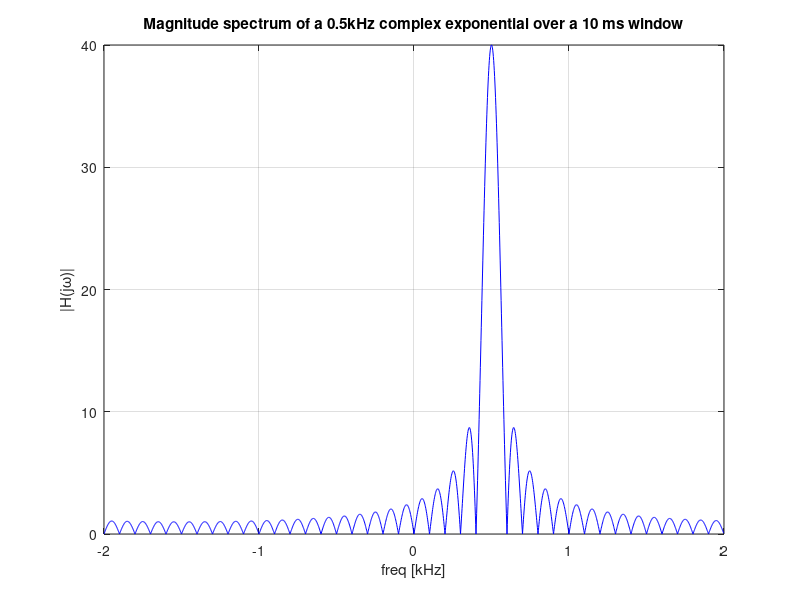
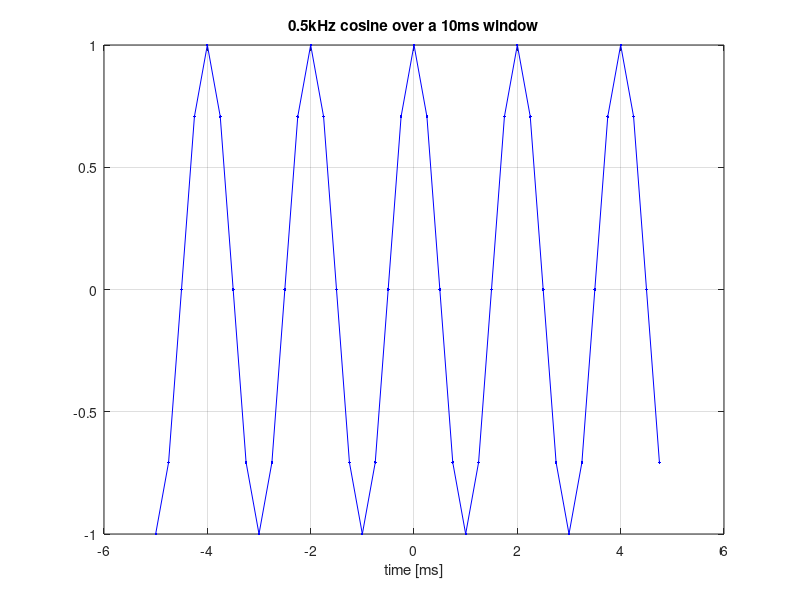
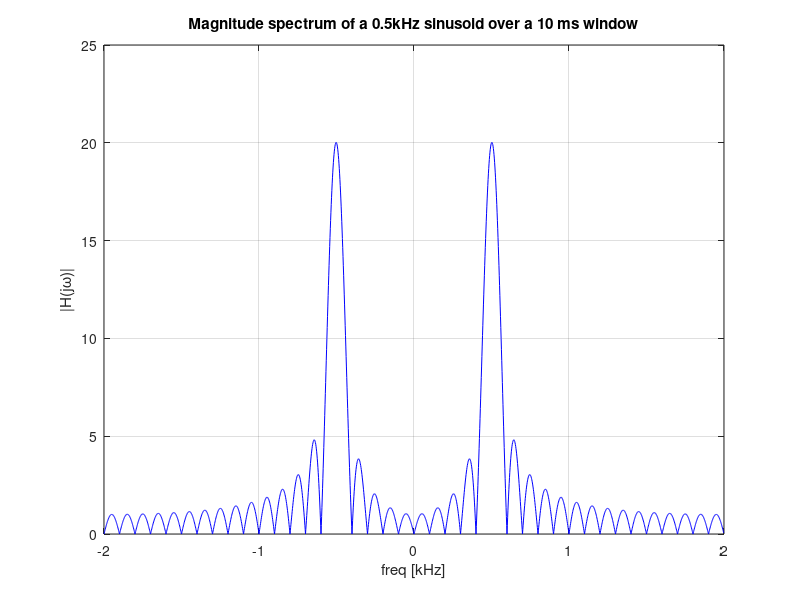
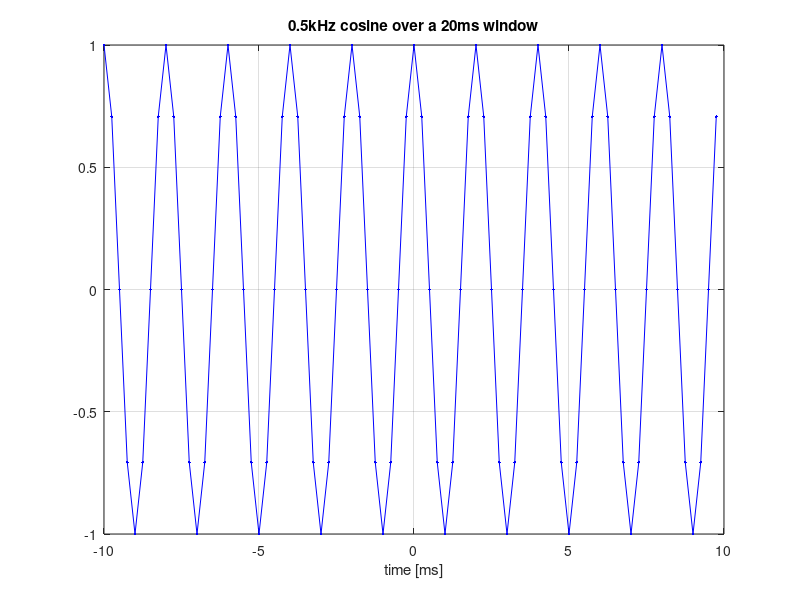

Write MATLAB code to recreate these figures, in order.
% ****************
% * Windowing.m (Lab 1)*
% ****************

fs = 4; % Sampling rate in [kHz].
        % It determines the range of frequencies for which the spectrum
        % is computed by the Fourier transform function 'fft' used below.
        % The spectrum is computed for the range [-fs/2,fs/2[
Ts = 1/fs; % Sampling interval in [ms]

% ****************
% * First Window *
% ****************
WindowLength1 = 10; % 10ms window, 2*T1 = WindowLength, T1 = 0.005sec

t = -WindowLength1/2:Ts:WindowLength1/2-Ts; % sampled time base
f1 = 0.5; % Frequency component, in [kHz]
omega = 2*pi*f1;

% Complex exponential
% *******************
x0 = exp(j*omega*t);
NPoints = 2000; % Number of points used to compute the Fourier transform
X0 = fft(x0,NPoints); % Using MATLAB Fourier transform function 'fft' to compute spectrum
X0 = fftshift(X0); % Arranging fft output to have 0Hz in the center.
f = -fs/2:fs/NPoints:fs/2-fs/NPoints; % Frequency range [-fs/2,fs/2[ for which
                                      % the fft computes the spectrum X1(j*omega)
figure(1)
clf; plot(f,abs(X0),'b'); xlabel('freq [kHz]'); grid on; zoom on
ylabel('|H(j\omega)|')
title(['Magnitude spectrum of a ' num2str(f1) 'kHz complex exponential over a ' ...
        num2str(WindowLength1) ' ms window'])

% Cosine
% ******
x1 = cos(omega*t);
figure(2)
clf; plot(t,x1,'b.-'); xlabel('time [ms]'); grid on; zoom on
title([num2str(f1) 'kHz cosine over a ' num2str(WindowLength1) 'ms window'])

X1 = fft(x1,NPoints); % Using MATLAB Fourier transform function 'fft' to compute spectrum
X1 = fftshift(X1); % Arranging fft output to have 0Hz in the center.
figure(3)
clf; plot(f,abs(X1),'b'); xlabel('freq [kHz]'); grid on; zoom on
ylabel('|H(j\omega)|')
title(['Magnitude spectrum of a ' num2str(f1) 'kHz sinusoid over a ' ...
        num2str(WindowLength1) ' ms window'])

% *****************
% * Second Window *
% *****************
WindowLength2 = 20; % 20ms window, 2*T1 = WindowLength, T1 = 0.01sec

% Cosine
% ******
t = -WindowLength2/2:Ts:WindowLength2/2-Ts; % sampled time base
f2 = 0.5; % Frequency component, in [kHz]
omega = 2*pi*f2;
x1 = cos(omega*t);
figure(4)
clf; plot(t,x1,'b.-'); xlabel('time [ms]'); grid on; zoom on
title([num2str(f2) 'kHz cosine over a ' num2str(WindowLength2) 'ms window'])

X1 = fft(x1,NPoints); % Using MATLAB Fourier transform function to compute spectrum
X1 = fftshift(X1); % Arranging fft output to have 0Hz in the center.
figure(5)
clf; plot(f,abs(X1),'b'); xlabel('freq [kHz]'); grid on; zoom on
ylabel('|H(j\omega)|')
title(['Magnitude spectrum of a ' num2str(f2) 'kHz sinusoid over a ' ...
        num2str(WindowLength2) ' ms window'])
